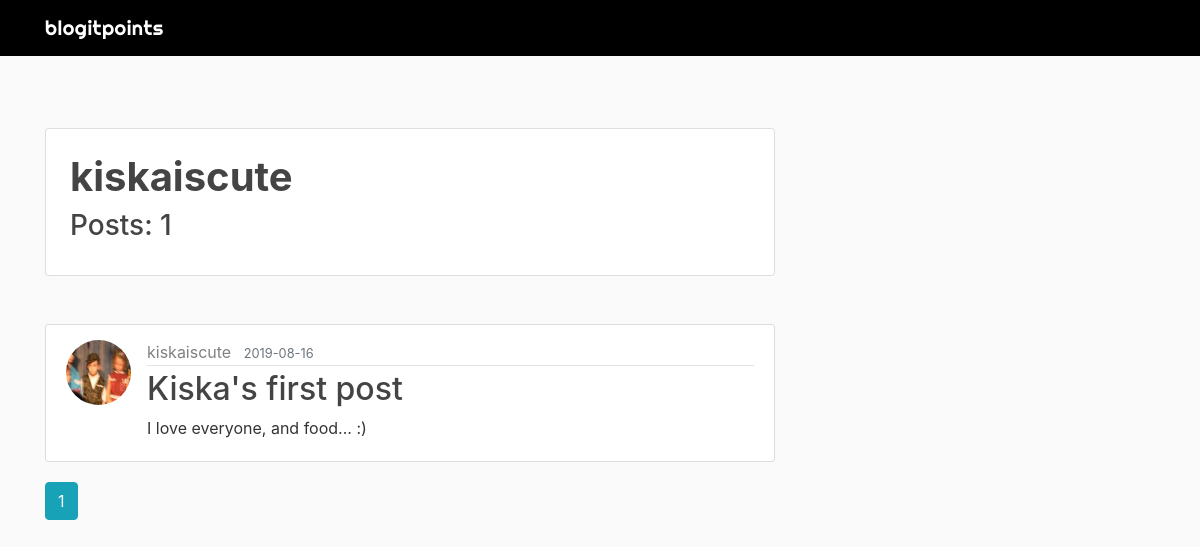
The page /kiskaiscute on the database its author committed.
### flaskblog/models.py (models this page shows, shortened)
class User(db.Model, UserMixin):
    id = db.Column(db.Integer, primary_key=True)
    username = db.Column(db.String(20), unique=True, nullable=False)
    email = db.Column(db.String(120), unique=True, nullable=False)
    image_file = db.Column(db.String(20), nullable=False, default='default.jpg')
    password = db.Column(db.String(60), nullable=False)
    posts = db.relationship('Post', backref='author', lazy=True)

class Post(db.Model):
    id = db.Column(db.Integer, primary_key=True)
    title = db.Column(db.String(100), nullable=False)
    date_posted = db.Column(db.DateTime, nullable=False, default=datetime.utcnow)
    content = db.Column(db.Text, nullable=False)
    user_id = db.Column(db.Integer, db.ForeignKey('user.id'), nullable=False)

### flaskblog/users/routes.py (the view)
@users.route("/<string:username>")
def user_posts(username):
    page = request.args.get('page', 1, type=int)
    users = User.query.all()
    user = User.query.filter_by(username=username).first_or_404()
    posts = Post.query.filter_by(author=user)\
        .order_by(Post.date_posted.desc())\
        .paginate(page=page, per_page=5)
    return render_template('user_posts.html', posts=posts, user=user, users=users)

### flaskblog/templates/user_posts.html (shortened to what this page needs)
{% extends "layout.html" %}
{% block content %}
    <div class="card mt-5 p-4">
        <h1 class="font-weight-bold">{{ user.username }}</h1>
        <h3>Posts: {{ posts.total }}</h3>
    </div>
    {% for post in posts.items %}
        <article class="media content-section mt-5">
          <img src="{{ url_for('static', filename='profile_pics/' + post.author.image_file) }}" class="rounded-circle article-img">
          <div class="media-body">
            <div class="article-metadata">
              <a class="mr-2" href="{{ url_for('users.user_posts', username=post.author.username) }}">{{ post.author.username }}</a>
              <small class="text-muted">{{ post.date_posted.strftime('%Y-%m-%d') }}</small>
            </div>
            <h2><a class="article-title" href="{{ url_for('posts.post', post_id=post.id) }}">{{ post.title }}</a></h2>
            <p class="article-content">{{ post.content }}</p>
          </div>
        </article>
    {% endfor %}
    {% for page_num in posts.iter_pages(left_edge=1, right_edge=1, left_current=1, right_current=2) %}
      {% if page_num %}
        {% if posts.page == page_num %}
          <a class="btn btn-info mb-4" href="{{ url_for('users.user_posts', username=user.username, page=page_num) }}">{{ page_num }}</a>
        {% else %}
          <a class="btn btn-outline-info mb-4" href="{{ url_for('users.user_posts', username=user.username, page=page_num) }}">{{ page_num }}</a>
        {% endif %}
      {% else %}
        ...
      {% endif %}
    {% endfor %}
{% endblock %}

### flaskblog/static/main.css (style rules this page uses)
* { text-decoration: none; }
body { background: #fafafa; color: #333333; margin-top: 5rem; }
h1, h2, h3, h4, h5, h6 { color: #444444; }
a { color: grey; text-decoration: none; }
.content-section { background: #ffffff; padding-top: 15px; padding-left: 20px; padding-right: 20px; padding-bottom: 5px; border: 1px solid #dddddd; border-radius: 3px; margin-bottom: 20px; }
.article-title { color: #444444; }
.article-content { white-space: pre-line; }
.article-img { height: 65px; width: 65px; margin-right: 16px; }
.article-metadata { padding-bottom: 1px; margin-bottom: 4px; border-bottom: 1px solid #e3e3e3 }

### flaskblog/static/messages.css (style rules this page uses)
img { max-width:100%; }

### rows shown on the page
User: username "kiskaiscute"
Post: image_file (picture), author.username "kiskaiscute", date_posted "2019-08-16", title "Kiska's first post", content "I love everyone, and food... :)"

### other values the page prints
{{ posts.total }} "1"
{{ page_num }} "1"
